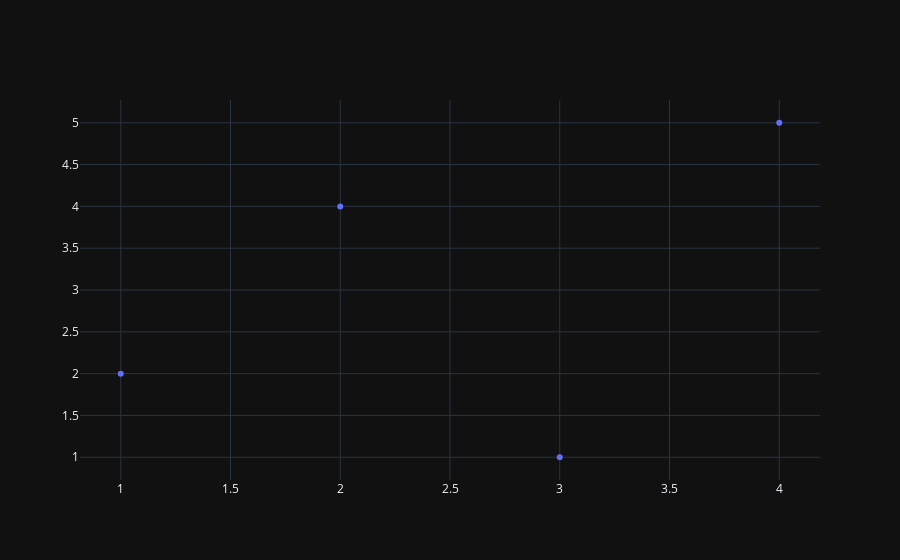

Write notebook code for a chart like this one.
### Code cell
x = [1, 2, 3, 4]
y = [2, 4, 1, 5]

trace = go.Scatter(
    x=x, y=y,
    mode='markers'
)
data = [trace]
offline.iplot(data)

### Figure 1 — Plotly figure (JSON) as saved in the notebook; plotly's stock layout.template omitted (floating-point values rounded to 4 significant figures)
{"data": [{"mode": "markers", "x": [1, 2, 3, 4], "y": [2, 4, 1, 5], "type": "scatter"}], "layout": {}}
